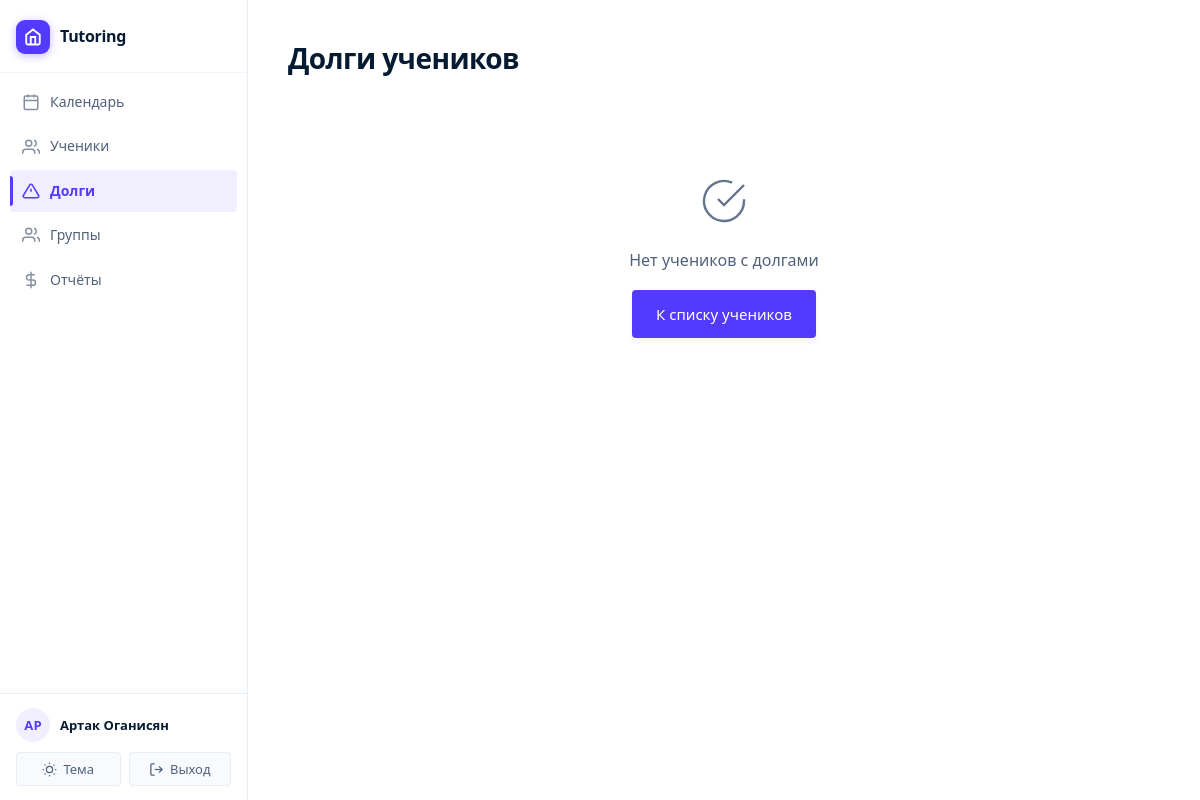
Page /students/debts/ (signed in) on the earlier database version.
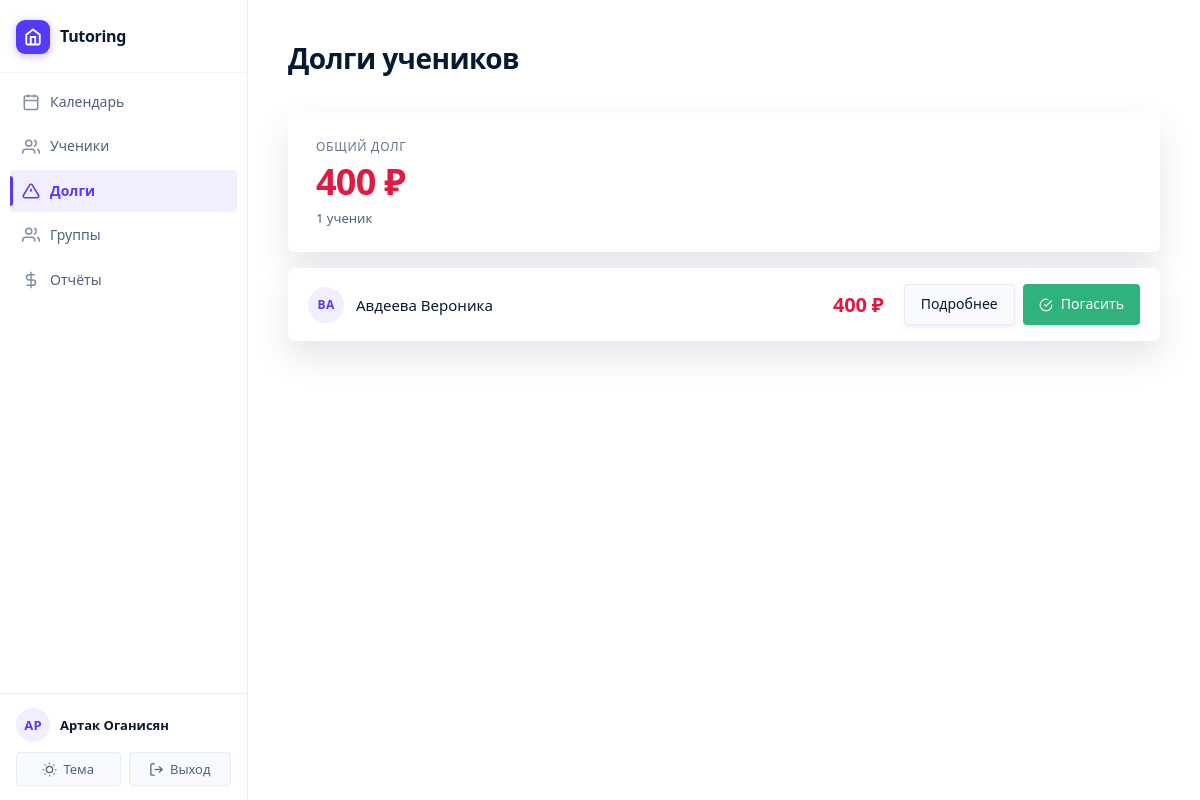
Same page on the later database version.
### main/models.py (models this page shows, shortened)
class Student(models.Model):
    tutor = models.ForeignKey(Tutor, on_delete=models.CASCADE, related_name='students', verbose_name='Репетитор')
    groups = models.ManyToManyField(StudentGroup, related_name='students', blank=True, verbose_name='Группы')
    first_name = models.CharField(max_length=100, verbose_name='Имя')
    last_name = models.CharField(max_length=100, verbose_name='Фамилия')
    phone = models.CharField(max_length=20, blank=True, null=True, verbose_name='Телефон')
    telegram = models.CharField(max_length=20, blank=True, null=True, verbose_name='Телеграм')
    created_at = models.DateTimeField(auto_now_add=True, verbose_name='Дата создания')
    updated_at = models.DateTimeField(auto_now=True, verbose_name='Дата обновления')
    grade = models.CharField(max_length=10, blank=True, null=True, verbose_name='Класс')
    notes = models.TextField(blank=True, verbose_name='Заметки')
    is_active = models.BooleanField(default=True, verbose_name='Активен')
    default_price = models.DecimalField(
        max_digits=10,
        decimal_places=2,
        null=True,
        blank=True,
        verbose_name='Цена по умолчанию'
    )
    prepaid_balance = models.DecimalField(
        max_digits=10,
        decimal_places=2,
        default=Decimal('0.00'),
        verbose_name='Баланс предоплаты'
    )
    class Meta:
        verbose_name = 'Ученик'
        verbose_name_plural = 'Ученики'
        ordering = ['last_name', 'first_name']
    def get_total_debt(self):
        total_debt = Decimal('0.00')
        for lesson in self.lessons.filter(status='scheduled'):
            if not lesson.attendances.exists():
                continue
            attendance = Attendance.objects.filter(lesson=lesson, student=self, status='present').first()
            if attendance:
                payment = Payment.objects.filter(lesson=lesson, student=self).first()
                if not payment and lesson.lesson_price > 0:
                    total_debt += lesson.lesson_price
        return total_debt

### main/views.py (the view)
# urls.py: path('students/debts/', views.students_debt_list, name='students_debt_list'),
@login_required
def students_debt_list(request):
    tutor = get_tutor(request)
    if not tutor:
        messages.error(request, 'Профиль репетитора не найден.')
        return redirect('calendar')
    students_with_debts = []
    total_debts = Decimal('0.00')
    all_students = Student.objects.filter(tutor=tutor, is_active=True)
    for student in all_students:
        debt = student.get_total_debt()
        if debt > 0:
            students_with_debts.append({
                'student': student,
                'debt': debt
            })
            total_debts += debt
    students_with_debts.sort(key=lambda x: x['debt'], reverse=True)
    return render(request, 'main/students_debt_list.html', {
        'students_with_debts': students_with_debts,
        'total_debts': total_debts,
    })

### main/views.py (called while the page is built)
def get_tutor(request):
    if request.user.is_authenticated:
        try:
            return request.user.tutor
        except Tutor.DoesNotExist:
            return None
    return None

### main/templates/main/students_debt_list.html (shortened to what this page needs)
{% extends 'main/base.html' %}
{% block content %}
<div class="page-header">
    <h1>Долги учеников</h1>
</div>
{% if students_with_debts %}
<div class="debt-summary">
    <p class="debt-summary__label">Общий долг</p>
    <span class="debt-summary__amount">{{ total_debts|floatformat:0 }} ₽</span>
    <p class="debt-summary__count">{{ students_with_debts|length }} ученик{{ students_with_debts|length|pluralize:",,ов" }}</p>
</div>
<div class="debt-list">
    {% for item in students_with_debts %}
    <div class="debt-row">
        <div class="debt-row__student">
            <div class="debt-row__avatar">{{ item.student.first_name|slice:":1" }}{{ item.student.last_name|slice:":1" }}</div>
            <a href="{% url 'student_detail' item.student.pk %}" class="debt-row__name">
                {{ item.student.last_name }} {{ item.student.first_name }}
            </a>
        </div>
        <div class="debt-row__right">
            <span class="debt-row__amount">{{ item.debt|floatformat:0 }} ₽</span>
            <div class="debt-row__actions">
                <a href="{% url 'student_detail' item.student.pk %}" class="btn btn-secondary btn-sm">Подробнее</a>
                <a href="{% url 'clear_all_debts' item.student.pk %}" class="btn btn-sm debt-row__pay-btn">
                    <svg width="14" height="14" viewBox="0 0 24 24" fill="none" stroke="currentColor" stroke-width="2">
                        <path d="M22 11.08V12a10 10 0 1 1-5.93-9.14"/>
                        <polyline points="22 4 12 14.01 9 11.01"/>
                    </svg>
                    Погасить
                </a>
            </div>
        </div>
    </div>
    {% endfor %}
</div>
{% else %}
<div class="empty-state">
    <svg width="48" height="48" viewBox="0 0 24 24" fill="none" stroke="currentColor" stroke-width="1.2" style="color: var(--text-muted); margin-bottom: 16px;">
        <path d="M22 11.08V12a10 10 0 1 1-5.93-9.14"/>
        <polyline points="22 4 12 14.01 9 11.01"/>
    </svg>
    <p>Нет учеников с долгами</p>
    <a href="{% url 'student_list' %}" class="btn">К списку учеников</a>
</div>
{% endif %}
{% endblock %}

Differences in the rows shown:
added Student: student.first_name "В", student.last_name "А", student.last_name "Авдеева", student.first_name "Вероника", debt "400"
Other differences:
{{ total_debts|floatformat:0 }}: (not shown) → "400"
{{ students_with_debts|length }}: (not shown) → "1"
text no longer shown: "Нет учеников с долгами К списку учеников"
text now shown: "ОБЩИЙ ДОЛГ ₽ ученик"
